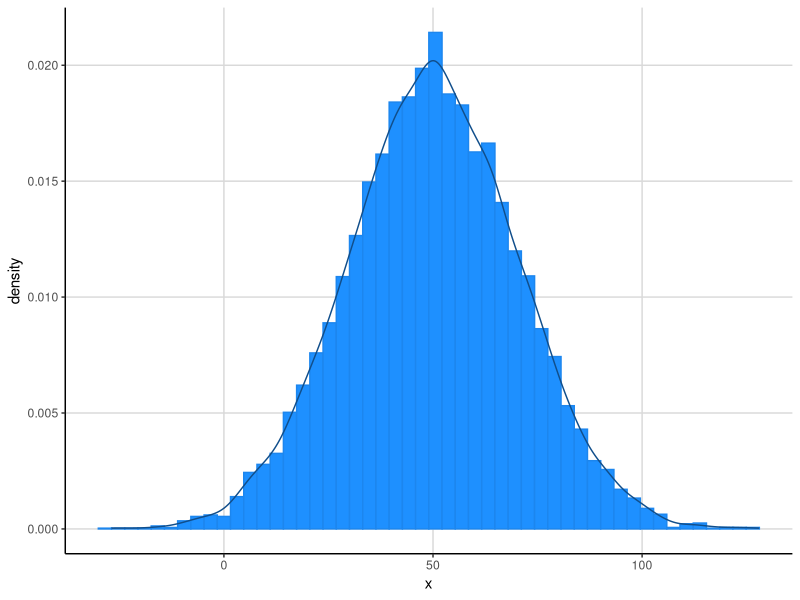

This figure's R source:
# как связана стандартная ошибка (среднего) с дисперсией выборочных средних
library(tidyverse)
library(ggpubr)
library(cowplot)

pop = rnorm(1e4, 50, 20)

g = data.frame(x=pop) %>%
  ggplot(aes(x=x)) +
  geom_histogram(aes(y=..density..), col="dodgerblue2", fill="dodgerblue", bins=50) +
  stat_density(geom="line", col="dodgerblue4") +
  theme_classic() +
  background_grid()

pop_mean = mean(pop)
pop_se = sd(pop)/sqrt(length(pop))
pop_se

# считаем стандартную ошибку методом бутстрепа
# стандартная ошибка - стандартное отклонение выборочных оценок среднего
R = 10000
output = numeric(R)
for (i in 1:R){
  output[i] = mean(sample(pop, size = length(pop), replace = T))
}
sd(output)

# то же с помощью библиотеки boot
library(boot)
boot_mean = function(d, i) mean(d[i])
boot(pop, boot_mean, R, parallel = "snow")